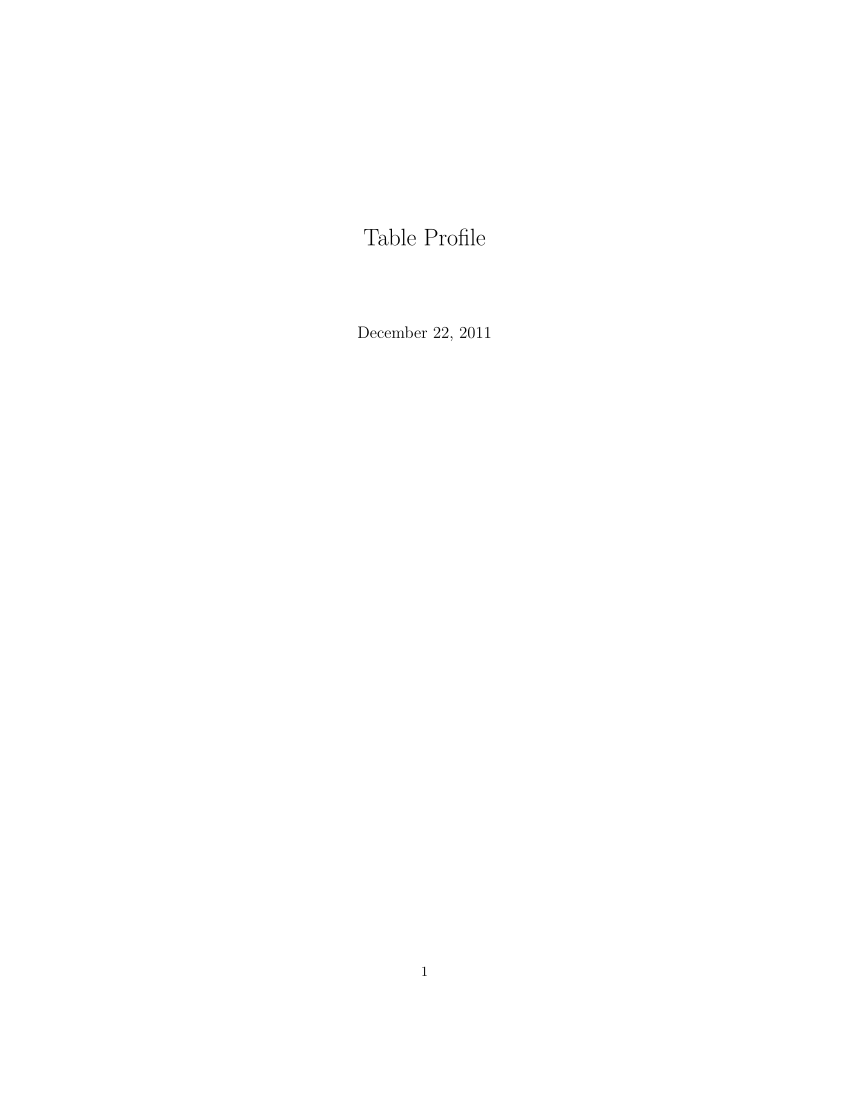

This chart was generated by the following R code:
\documentclass{article}
\usepackage{graphicx}

\title{Table Profile}
\parskip 7.2pt

\begin{document}

\maketitle
\pagebreak

<% source("DataGen.R") ; source("FeatureProfileFunctions.R") %>
<%# Create the histograms %>
<% hist.list <- feature.hist(df) %>

<%# Create the descriptive statistics %>
<% stats.df <- descr.stats(df) %>

<%# Calculate the proportion of Nulls %>
<% missing.pct <- na.pct(df) %>

<% ncols <- dim(df)[2] %>
<% for(i in 1:ncols) { %>
<%= paste("\\noindent{\\Large\\underline{", i, ".) ", "{\\bfseries ", colnames(df)[i], "}}}", sep="") %>
\par\noindent
<%= paste("Percentage of Missing Values: ", missing.pct[i]) %>
\par\noindent
Descriptive Statistics
\par\noindent
<%= paste("\\subfloat{", "\\begin{minipage}[h]{", 1, "\\linewidth}\\centering", print(xtable(stats.df[i, ]), file = stderr(), table.placement = "", latex.environments = "", include.rownames = FALSE, floating = FALSE), "\\end{minipage}}", sep = "") %>
\par\noindent
Distribution
<% hist.filename <- paste("hist", i, ".pdf", sep="") %>
<%= ggsave(hist.list[[i]], filename=hist.filename) %>
<%= paste("\\includegraphics[width=", 1, "\\linewidth]{", hist.filename, "}", sep = "") %>


\pagebreak

<% } -%>

\end{document}
